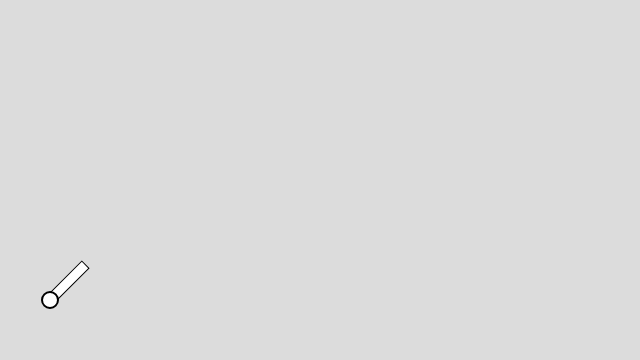
Frame 1 (no input)
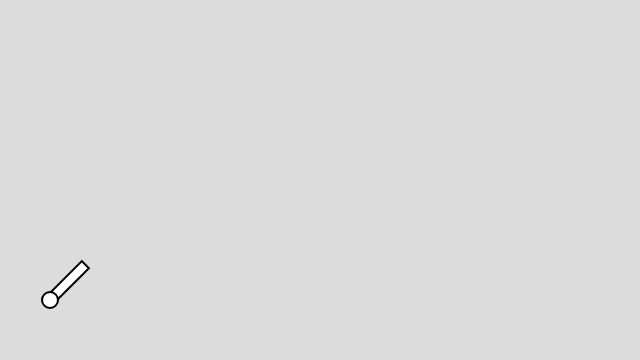
Frame 60 (no input)
Frame 120 (the mouse pressed at the canvas centre since frame 60): identical to frame 60, image omitted

The p5.js sketch that drew these frames (run headless with seeded random() and noise() and a simulated clock; from frame 60 on, the mouse is pressed at the canvas centre):

// p5.js sketch
// ── sketch.js
//The Nature of Code
//Elvin Ciqueira
//natureofcode.com


let angle;
let position;
let shot = false;

let ball;

function setup() {
  createCanvas(640, 360);
  angle = -PI / 4;
  position = createVector(50, 300);
  ball = new CannonBall(position.x, position.y);
}

function draw() {
  background(220);

  push();
  translate(position.x, position.y);
  rotate(angle);
  rect(0, -5, 50, 10);
  pop();

  if (shot) {
    let gravity = new createVector(0, 0.2);
    ball.applyForce(gravity);
    ball.update();
  }
  ball.display();

  if (ball.position.y > height) {
    ball = new CannonBall(position.x, position.y);
    shot = false;
  }

  if (keyIsDown(RIGHT_ARROW)) {
    angle += 0.1;
  } else if (keyIsDown(LEFT_ARROW)) {
    angle -= 0.1;
  }
}

function keyPressed() {
  if (key == ' ') {
    shot = true;
    let force = p5.Vector.fromAngle(angle);
    force.mult(10);
    ball.applyForce(force);
  }
}
// ── cannonball.js
//The Nature of Code
//Elvin Ciqueira
//natureofcode.com

class CannonBall {
  constructor(x, y) {
    this.position = createVector(x, y);
    this.velocity = createVector();
    this.acceleration = createVector();
    this.r = 8;
    this.topspeed = 10;
  }

  //Standard Euler integration
  update() {
    this.velocity.add(this.acceleration);
    this.velocity.limit(this.topspeed);
    this.position.add(this.velocity);
    this.acceleration.mult(0);
  }
  
  applyForce(force) {
    this.acceleration.add(force)
  }
  
  display() {
    stroke(0);
    strokeWeight(2);
    push();
    translate(this.position.x, this.position.y);
    ellipse(0, 0, this.r * 2, this.r * 2);
    pop();
  }
}
